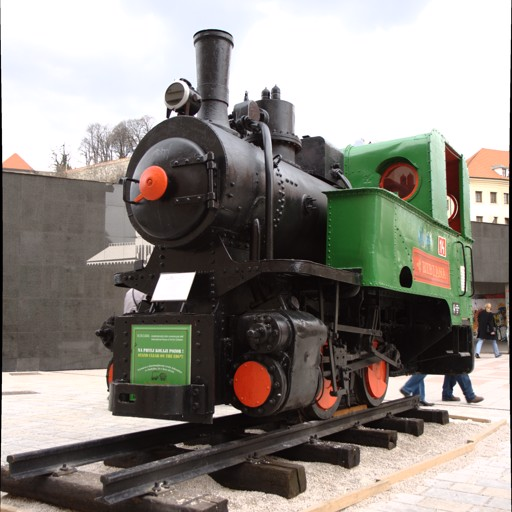
%> input picture RGB.jpg, 512 x 512 px
$ octave edge_detection.m   (GNU Octave 9; MATLAB toolbox functions it lacks are replaced by stand-ins)
%> lines starting %> are read from the running program, lines starting %| are printed output that depends on the picture
clc;
clear all;
close all;

%% 读取RGB图像，分别获取其三通道
image_RGB = imread('RGB.jpg');
%> image_RGB is the input picture: size 512x512x3 uint8; mean R, G, B 141.9, 137.5, 131.3
[high, width, channel_num] = size(image_RGB);
%> high = 512; width = 512; channel_num = 3
image_RGB_R = image_RGB(:, :, 1);
image_RGB_G = image_RGB(:, :, 2);
image_RGB_B = image_RGB(:, :, 3);

fig_1 = figure(1);
set(fig_1, 'name', 'Fig 1:RGB图像', 'Numbertitle', 'off');
subplot(221);imshow(image_RGB);title('RGB图像');
subplot(222);imshow(image_RGB_R);title('R通道');
subplot(223);imshow(image_RGB_G);title('G通道');
subplot(224);imshow(image_RGB_B);title('B通道');

%% RGB图像转YCrCb图像
 image_YCrCb_Y  = 0.299 * image_RGB_R + 0.587 * image_RGB_G + 0.114 * image_RGB_B;
 image_YCrCb_Cb = -0.169 * image_RGB_R - 0.331 * image_RGB_G + 0.500 * image_RGB_B + 128;
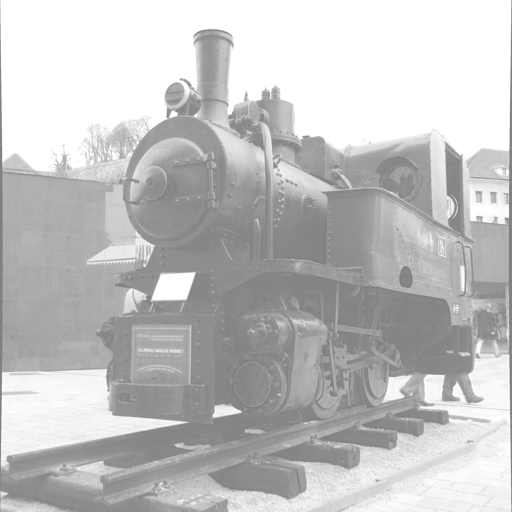
%> image_YCrCb_Cb: size 512x512 uint8; min 128, max 255, mean 193.7
 image_YCrCb_Cr = 0.500 * image_RGB_R - 0.419 * image_RGB_G - 0.081 * image_RGB_B + 128;
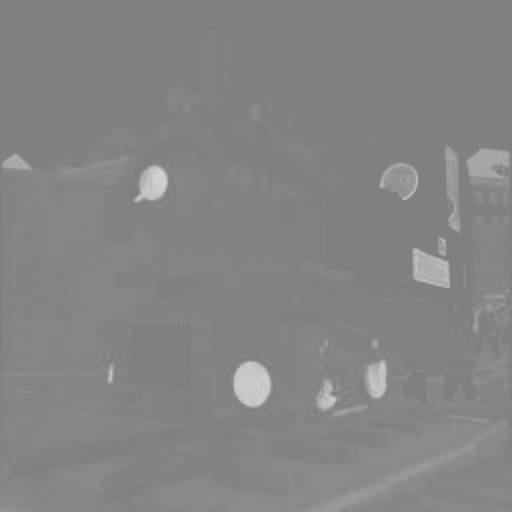
%> image_YCrCb_Cr: size 512x512 uint8; min 128, max 213, mean 132.4
 image_YCrCb = cat(3, image_YCrCb_Y, image_YCrCb_Cb, image_YCrCb_Cr);
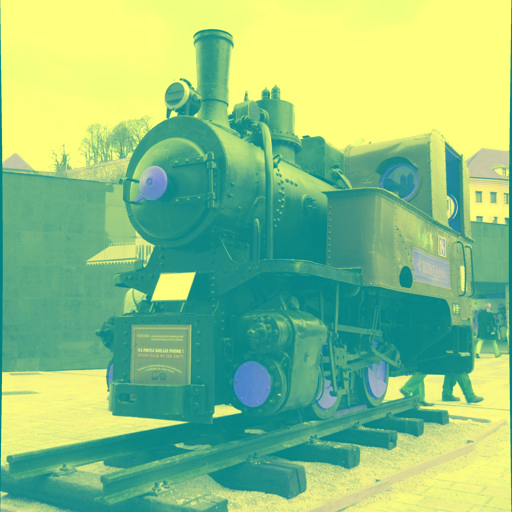
%> image_YCrCb: size 512x512x3 uint8; mean R, G, B 138.1, 193.7, 132.4

fig_2 = figure(2);
set(fig_2, 'name', 'Fig 2:YCrCb图像', 'Numbertitle', 'off');
subplot(221);imshow(image_YCrCb);title('YCrCb图像');
subplot(222);imshow(image_YCrCb_Y);title('Y通道');
subplot(223);imshow(image_YCrCb_Cb);title('Cb通道');
subplot(224);imshow(image_YCrCb_Cr);title('Cr通道');

%% 分别使用Sobel、Prewitt、LoG、Canny方法进行YCrCb图像的Y通道进行边缘提取
%% 无噪情形下的边缘提取
image_YCrCb_Y_edge_sobel = edge(image_YCrCb_Y, 'sobel');
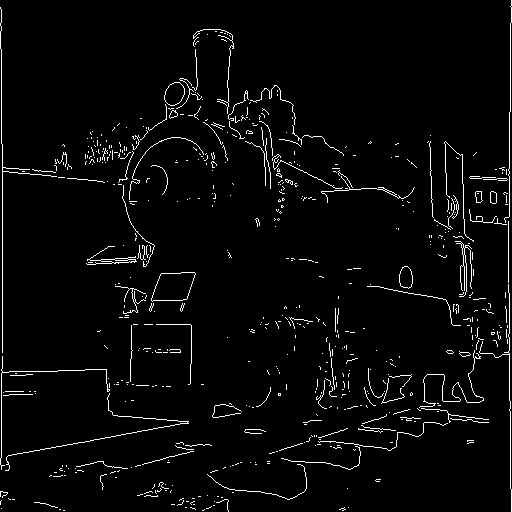
%> image_YCrCb_Y_edge_sobel: size 512x512 logical; 3.2% white in thin lines or dots
image_YCrCb_Y_edge_prewitt = edge(image_YCrCb_Y, 'prewitt');
%> image_YCrCb_Y_edge_prewitt: size 512x512 logical; 3.2% white in thin lines or dots
image_YCrCb_Y_edge_LoG = edge(image_YCrCb_Y, 'log');
%> image_YCrCb_Y_edge_LoG: size 512x512 logical; 5.8% white in thin lines or dots
image_YCrCb_Y_edge_canny = edge(image_YCrCb_Y, 'canny');
%> image_YCrCb_Y_edge_canny: size 512x512 logical; 5.1% white in thin lines or dots

fig_3 = figure(3);
set(fig_3, 'name', 'Fig 3:基于YCrCb图像Y通道的边缘提取', 'Numbertitle', 'off');
subplot(221);imshow(image_YCrCb_Y_edge_sobel);title('Sobel算子');
subplot(222);imshow(image_YCrCb_Y_edge_prewitt);title('prewitt算子');
subplot(223);imshow(image_YCrCb_Y_edge_LoG);title('log算子');
subplot(224);imshow(image_YCrCb_Y_edge_canny);title('canny算子');

%% 加噪情形下的边缘提取，分别测试高斯噪声、椒盐噪声以及两种噪声的混合
%% 高斯噪声，均值为0，方差为0.001
image_YCrCb_Y_gaussian_noise = imnoise(image_YCrCb_Y, 'gaussian', 0, 0.001);
image_YCrCb_Y_gaussian_noise_edge_sobel = edge(image_YCrCb_Y_gaussian_noise, 'sobel');
%> image_YCrCb_Y_gaussian_noise_edge_sobel: size 512x512 logical; 3.2% white in thin lines or dots
image_YCrCb_Y_gaussian_noise_edge_prewitt = edge(image_YCrCb_Y_gaussian_noise, 'prewitt');
%> image_YCrCb_Y_gaussian_noise_edge_prewitt: size 512x512 logical; 3.2% white in thin lines or dots
image_YCrCb_Y_gaussian_noise_edge_LoG = edge(image_YCrCb_Y_gaussian_noise, 'log');
%> image_YCrCb_Y_gaussian_noise_edge_LoG: size 512x512 logical; 5.8% white in thin lines or dots
image_YCrCb_Y_gaussian_noise_edge_canny = edge(image_YCrCb_Y_gaussian_noise, 'canny');
%> image_YCrCb_Y_gaussian_noise_edge_canny: size 512x512 logical; 5.1% white in thin lines or dots

fig_4 = figure(4);
set(fig_4, 'name', 'Fig 4:0.001方差高斯噪声下YCrCb图像Y通道图像', 'Numbertitle', 'off');
subplot(121);imshow(image_YCrCb_Y_gaussian_noise);title('高斯噪声下YCrCb图像Y通道图像');
subplot(122);imshow(image_YCrCb_Y);title('无噪YCrCb图像Y通道图像');

fig_5 = figure(5);
set(fig_5, 'name', 'Fig 5:0.001方差高斯噪声下YCrCb图像Y通道的边缘提取', 'Numbertitle', 'off');
subplot(221);imshow(image_YCrCb_Y_gaussian_noise_edge_sobel);title('Sobel算子');
subplot(222);imshow(image_YCrCb_Y_gaussian_noise_edge_prewitt);title('prewitt算子');
subplot(223);imshow(image_YCrCb_Y_gaussian_noise_edge_LoG);title('log算子');
subplot(224);imshow(image_YCrCb_Y_gaussian_noise_edge_canny);title('canny算子');

%% 高斯噪声，均值为0，方差为0.01
image_YCrCb_Y_gaussian_noise = imnoise(image_YCrCb_Y, 'gaussian', 0, 0.01);
image_YCrCb_Y_gaussian_noise_edge_sobel = edge(image_YCrCb_Y_gaussian_noise, 'sobel');
%> image_YCrCb_Y_gaussian_noise_edge_sobel: size 512x512 logical; 3% white in thin lines or dots
image_YCrCb_Y_gaussian_noise_edge_prewitt = edge(image_YCrCb_Y_gaussian_noise, 'prewitt');
%> image_YCrCb_Y_gaussian_noise_edge_prewitt: size 512x512 logical; 2.9% white in thin lines or dots
image_YCrCb_Y_gaussian_noise_edge_LoG = edge(image_YCrCb_Y_gaussian_noise, 'log');
%> image_YCrCb_Y_gaussian_noise_edge_LoG: size 512x512 logical; 7.3% white in thin lines or dots
image_YCrCb_Y_gaussian_noise_edge_canny = edge(image_YCrCb_Y_gaussian_noise, 'canny');
%> image_YCrCb_Y_gaussian_noise_edge_canny: size 512x512 logical; 5.2% white in thin lines or dots

fig_6 = figure(6);
set(fig_6, 'name', 'Fig 6:0.01方差高斯噪声下YCrCb图像Y通道图像', 'Numbertitle', 'off');
subplot(121);imshow(image_YCrCb_Y_gaussian_noise);title('高斯噪声下YCrCb图像Y通道图像');
subplot(122);imshow(image_YCrCb_Y);title('无噪YCrCb图像Y通道图像');

fig_7 = figure(7);
set(fig_7, 'name', 'Fig 7:0.01方差高斯噪声下YCrCb图像Y通道的边缘提取', 'Numbertitle', 'off');
subplot(221);imshow(image_YCrCb_Y_gaussian_noise_edge_sobel);title('Sobel算子');
subplot(222);imshow(image_YCrCb_Y_gaussian_noise_edge_prewitt);title('prewitt算子');
subplot(223);imshow(image_YCrCb_Y_gaussian_noise_edge_LoG);title('log算子');
subplot(224);imshow(image_YCrCb_Y_gaussian_noise_edge_canny);title('canny算子');

%% 椒盐噪声，强度为0.01
image_YCrCb_Y_salt_noise = imnoise(image_YCrCb_Y, 'salt & pepper', 0.01);
image_YCrCb_Y_salt_noise_edge_sobel = edge(image_YCrCb_Y_salt_noise, 'sobel');
%> image_YCrCb_Y_salt_noise_edge_sobel: size 512x512 logical; 4.4% white in thin lines or dots
image_YCrCb_Y_salt_noise_edge_prewitt = edge(image_YCrCb_Y_salt_noise, 'prewitt');
%> image_YCrCb_Y_salt_noise_edge_prewitt: size 512x512 logical; 5.2% white in thin lines or dots
image_YCrCb_Y_salt_noise_edge_LoG = edge(image_YCrCb_Y_salt_noise, 'log');
%> image_YCrCb_Y_salt_noise_edge_LoG: size 512x512 logical; 7.2% white in thin lines or dots
image_YCrCb_Y_salt_noise_edge_canny = edge(image_YCrCb_Y_salt_noise, 'canny');
%> image_YCrCb_Y_salt_noise_edge_canny: size 512x512 logical; 5.3% white in thin lines or dots

fig_8 = figure(8);
set(fig_8, 'name', 'Fig 8:0.01强度椒盐噪声下YCrCb图像Y通道图像', 'Numbertitle', 'off');
subplot(121);imshow(image_YCrCb_Y_salt_noise);title('椒盐噪声下YCrCb图像Y通道图像');
subplot(122);imshow(image_YCrCb_Y);title('无噪YCrCb图像Y通道图像');

fig_9 = figure(9);
set(fig_9, 'name', 'Fig 9:0.01强度椒盐噪声下YCrCb图像Y通道的边缘提取', 'Numbertitle', 'off');
subplot(221);imshow(image_YCrCb_Y_salt_noise_edge_sobel);title('Sobel算子');
subplot(222);imshow(image_YCrCb_Y_salt_noise_edge_prewitt);title('prewitt算子');
subplot(223);imshow(image_YCrCb_Y_salt_noise_edge_LoG);title('log算子');
subplot(224);imshow(image_YCrCb_Y_salt_noise_edge_canny);title('canny算子');

%% 椒盐噪声，强度为0.1
image_YCrCb_Y_salt_noise = imnoise(image_YCrCb_Y, 'salt & pepper', 0.1);
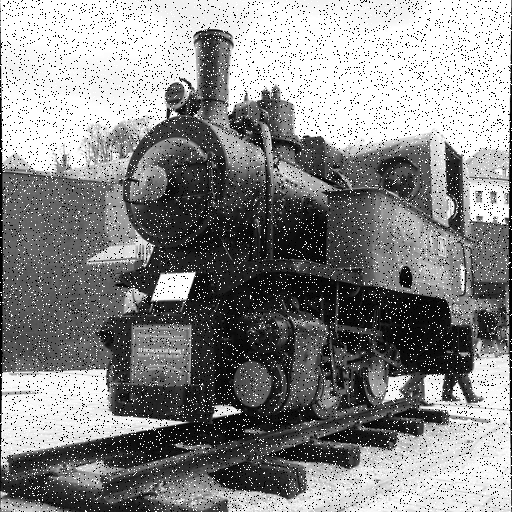
%> image_YCrCb_Y_salt_noise: size 512x512 uint8; min 0, max 255, mean 137.1
image_YCrCb_Y_salt_noise_edge_sobel = edge(image_YCrCb_Y_salt_noise, 'sobel');
%> image_YCrCb_Y_salt_noise_edge_sobel: size 512x512 logical; 3.2% white in thin lines or dots
image_YCrCb_Y_salt_noise_prewitt = edge(image_YCrCb_Y_salt_noise, 'prewitt');
%> image_YCrCb_Y_salt_noise_prewitt: size 512x512 logical; 3.2% white in thin lines or dots
image_YCrCb_Y_salt_noise_LoG = edge(image_YCrCb_Y_salt_noise, 'log');
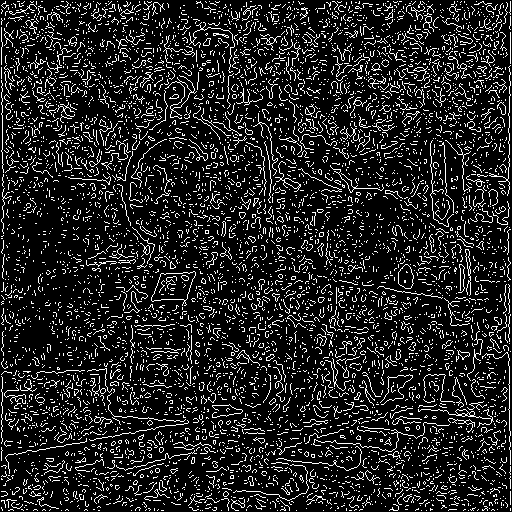
%> image_YCrCb_Y_salt_noise_LoG: size 512x512 logical; 14% white in thin lines or dots
image_YCrCb_Y_salt_noise_canny = edge(image_YCrCb_Y_salt_noise, 'canny');
%> image_YCrCb_Y_salt_noise_canny: size 512x512 logical; 8.6% white in thin lines or dots

fig_10 = figure(10);
set(fig_10, 'name', 'Fig 10:0.1强度椒盐噪声下YCrCb图像Y通道图像', 'Numbertitle', 'off');
subplot(121);imshow(image_YCrCb_Y_salt_noise);title('椒盐噪声下YCrCb图像Y通道图像');
subplot(122);imshow(image_YCrCb_Y);title('无噪YCrCb图像Y通道图像');

fig_11 = figure(11);
set(fig_11, 'name', 'Fig 11:0.1强度椒盐噪声下YCrCb图像Y通道的边缘提取', 'Numbertitle', 'off');
subplot(221);imshow(image_YCrCb_Y_salt_noise_edge_sobel);title('Sobel算子');
subplot(222);imshow(image_YCrCb_Y_salt_noise_edge_prewitt);title('prewitt算子');
subplot(223);imshow(image_YCrCb_Y_salt_noise_edge_LoG);title('log算子');
subplot(224);imshow(image_YCrCb_Y_salt_noise_edge_canny);title('canny算子');

%% 高斯噪声+椒盐噪声
image_YCrCb_Y_gaussian_noise = imnoise(image_YCrCb_Y, 'gaussian', 0, 0.001);
image_YCrCb_Y_gaussian_salt_noise = imnoise(image_YCrCb_Y_gaussian_noise, 'salt & pepper', 0.01);
image_YCrCb_Y_gaussian_salt_edge_sobel = edge(image_YCrCb_Y_gaussian_salt_noise, 'sobel');
%> image_YCrCb_Y_gaussian_salt_edge_sobel: size 512x512 logical; 4.4% white in thin lines or dots
image_YCrCb_Y_gaussian_salt_edge_prewitt = edge(image_YCrCb_Y_gaussian_salt_noise, 'prewitt');
%> image_YCrCb_Y_gaussian_salt_edge_prewitt: size 512x512 logical; 5.1% white in thin lines or dots
image_YCrCb_Y_gaussian_salt_edge_LoG = edge(image_YCrCb_Y_gaussian_salt_noise, 'log');
%> image_YCrCb_Y_gaussian_salt_edge_LoG: size 512x512 logical; 7.3% white in thin lines or dots
image_YCrCb_Y_gaussian_salt_edge_canny = edge(image_YCrCb_Y_gaussian_salt_noise, 'canny');
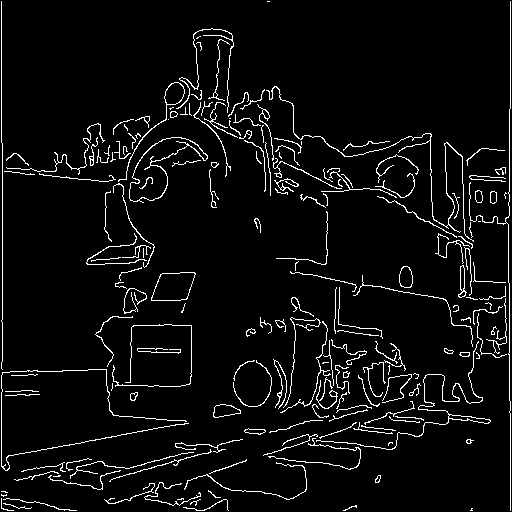
%> image_YCrCb_Y_gaussian_salt_edge_canny: size 512x512 logical; 5.1% white in thin lines or dots

fig_12 = figure(12);
set(fig_12, 'name', 'Fig 12:混合噪声下YCrCb图像Y通道图像', 'Numbertitle', 'off');
subplot(121);imshow(image_YCrCb_Y_gaussian_noise);title('混合噪声下YCrCb图像Y通道图像');
subplot(122);imshow(image_YCrCb_Y);title('无噪YCrCb图像Y通道图像');

fig_13 = figure(13);
set(fig_13, 'name', 'Fig 13:混合噪声下YCrCb图像Y通道的边缘提取', 'Numbertitle', 'off');
subplot(221);imshow(image_YCrCb_Y_gaussian_salt_edge_sobel);title('Sobel算子');
subplot(222);imshow(image_YCrCb_Y_gaussian_salt_edge_prewitt);title('prewitt算子');
subplot(223);imshow(image_YCrCb_Y_gaussian_salt_edge_LoG);title('log算子');
subplot(224);imshow(image_YCrCb_Y_gaussian_salt_edge_canny);title('canny算子');

$ run again, with 2.jpg copied over RGB.jpg
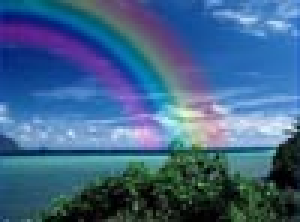
%> input picture 2.jpg, 100 x 74 px (shown 3 times larger)
%> image_RGB is the input picture: size 74x100x3 uint8; mean R, G, B 63.9, 100.5, 137.6
%> `image_YCrCb_Y_edge_sobel = edge(image_YCrCb_Y, 'sobel');`:
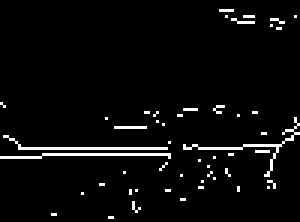
%> image_YCrCb_Y_edge_sobel: size 74x100 logical (shown 3 times larger); 3.9% white in thin lines or dots
%> image_YCrCb_Y_edge_prewitt: size 74x100 logical; 4% white in thin lines or dots
%> image_YCrCb_Y_edge_LoG: size 74x100 logical; 10.3% white in thin lines or dots
%> image_YCrCb_Y_edge_canny: size 74x100 logical; 13.6% white in thin lines or dots
%> image_YCrCb_Y_salt_noise_edge_prewitt: size 74x100 logical; 5.1% white in thin lines or dots
%> image_YCrCb_Y_salt_noise_edge_LoG: size 74x100 logical; 10.2% white in thin lines or dots
%> image_YCrCb_Y_salt_noise_edge_canny: size 74x100 logical; 16.4% white in thin lines or dots
%> image_YCrCb_Y_salt_noise_prewitt: size 74x100 logical; 4.2% white in thin lines or dots
%> image_YCrCb_Y_salt_noise_LoG: size 74x100 logical; 14.2% white in thin lines or dots
%> image_YCrCb_Y_salt_noise_canny: size 74x100 logical; 22.6% white in thin lines or dots
%> image_YCrCb_Y_gaussian_salt_edge_sobel: size 74x100 logical; 4.6% white in thin lines or dots
%> image_YCrCb_Y_gaussian_salt_edge_prewitt: size 74x100 logical; 4.6% white in thin lines or dots
%> image_YCrCb_Y_gaussian_salt_edge_LoG: size 74x100 logical; 11% white in thin lines or dots
%> `image_YCrCb_Y_gaussian_salt_edge_canny = edge(image_YCrCb_Y_gaussian_s..`:
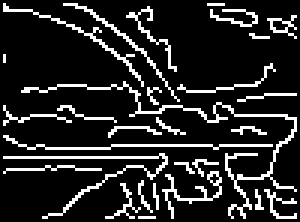
%> image_YCrCb_Y_gaussian_salt_edge_canny: size 74x100 logical (shown 3 times larger); 14.8% white in thin lines or dots
